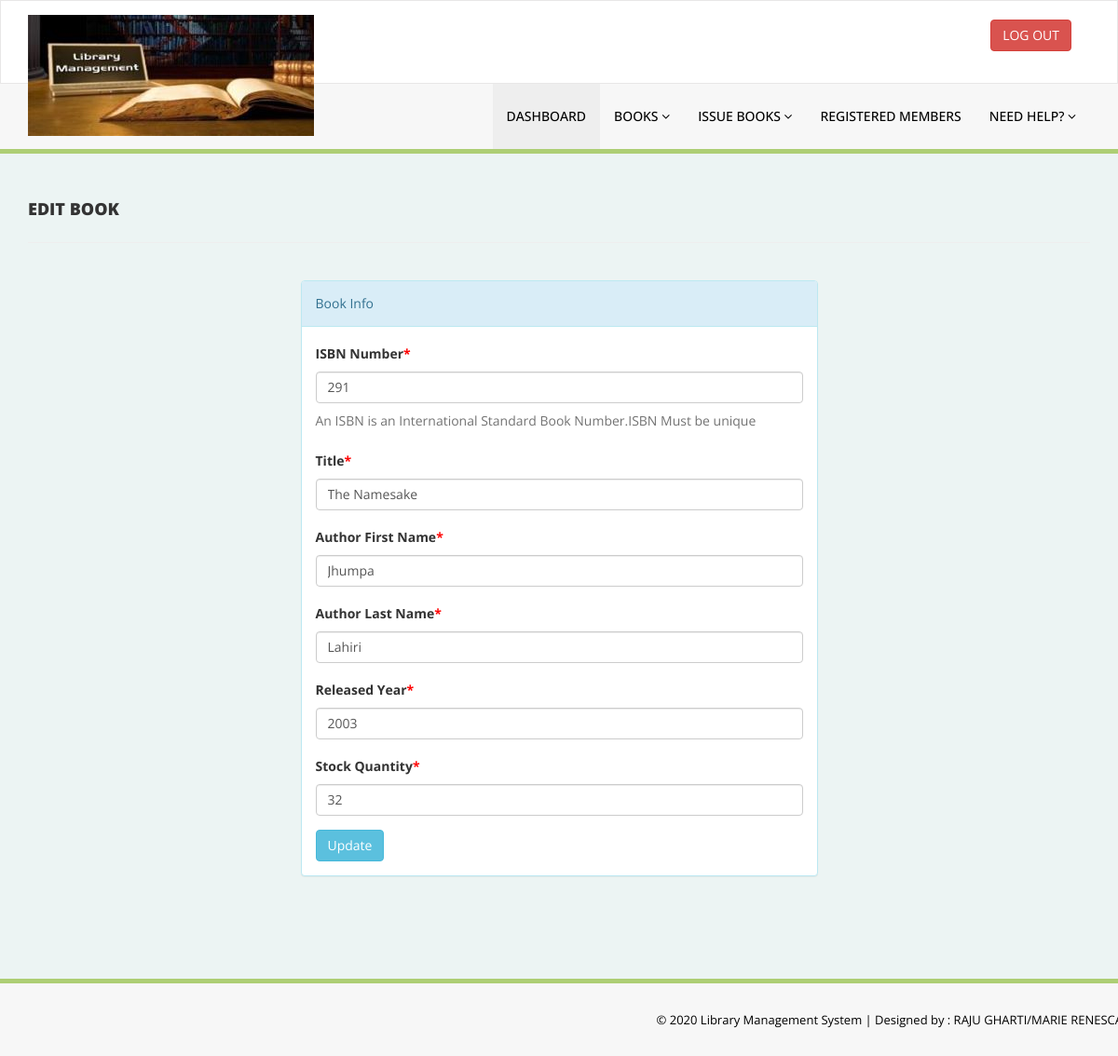
Screenshot of /Admin/edit-book.php?id=4 (signed in) with the database file from the repository.
### tables this page shows
CREATE TABLE books(
		book_id INT NOT NULL AUTO_INCREMENT,
        isbn INT,
		title VARCHAR(100),
		author_fname VARCHAR(100),
		author_lname VARCHAR(100),
		released_year INT,
		stock_quantity INT,
		PRIMARY KEY(book_id)
	);

### Admin/edit-book.php (the view, shortened to what this page needs)
<?php
$conn = connectDB();
$id = $_GET['id'];
if (strlen($_SESSION['alogin']) == 0) {
    header('location:index.php');
    } else {
?>
        <!DOCTYPE html>
        <html lang="en">
        <head>
            <link href="assets/css/bootstrap.css" rel="stylesheet" />
            <link href="assets/css/font-awesome.css" rel="stylesheet" />
            <link href="assets/css/style.css" rel="stylesheet" />
        </head>
        <body>
            <?php include('includes/header.php'); ?>
            <div class="content-wrapper">
                <div class="container">
                    <div class="row pad-botm">
                        <div class="col-md-12">
                            <h4 class="header-line">Edit Book</h4>
                        </div>
                    </div>
                    <div class="row">
                        <div class="col-md-6 col-sm-6 col-xs-12 col-md-offset-3">
                            <div class=" panel panel-info">
                                <div class="panel-heading">
                                    Book Info
                                </div>
                                <div class="panel-body">
                                    <?php
                                    $sql = "SELECT *FROM books WHERE book_id = '$id' ";
                                    $result = mysqli_query($conn, $sql);
                                    if (mysqli_num_rows($result) > 0) {
                                        while ($row = mysqli_fetch_assoc($result)) {
                                    ?>
                                            <form action="edit-book.php?id=<?php echo $id ?>" role="form" method="post">
                                                <div class="form-group">
                                                    <label>ISBN Number<span style="color:red;">*</span></label>
                                                    <input class="form-control" type="text" name="isbn" value="<?php echo htmlentities($row['isbn']); ?>" required>
                                                    <p class="help-block">An ISBN is an International Standard Book Number.ISBN Must be unique</p>
                                                </div>
                                                <div class="form-group">
                                                    <label>Title<span style="color:red;">*</span></label>
                                                    <input type="text" class="form-control" name="title" value="<?php echo htmlentities($row['title']); ?>" required>
                                                </div>
                                                <div class="form-group">
                                                    <label>Author First Name<span style="color:red;">*</span></label>
                                                    <input class="form-control" type="text" name="author_fname" value="<?php echo htmlentities($row['author_fname']); ?>" required >
                                                </div>
                                                <div class="form-group">
                                                    <label>Author Last Name<span style="color:red;">*</span></label>
                                                    <input class="form-control" type="text" name="author_lname" value="<?php echo htmlentities($row['author_lname']); ?>" required >
                                                </div>
                                                <div class="form-group">
                                                <label>Released Year<span style="color:red;">*</span></label>
                                                    <input class="form-control" type="text" name="released_year" value="<?php echo htmlentities($row['released_year']); ?>" required >
                                                </div>
                                                <div class="form-group">
                                                <label>Stock Quantity<span style="color:red;">*</span></label>
                                                    <input class="form-control" type="text" name="stock_quantity" value="<?php echo htmlentities($row['stock_quantity']); ?>" required >
                                                </div>
                                                <button type="submit" name="update" class="btn btn-info"> Update </button>
                                                </form>
                                        <?php }
                                    } ?>
                                </div>
                            </div>
                        </div>
                    </div>
                </div>
            </div>
        <?php include('includes/footer.php'); ?>
        </body>
        </html>
    <?php } ?>

### Admin/assets/css/style.css (style rules this page uses)
.content-wrapper { margin-top: 40px; min-height:800px; padding-bottom:90px; }
.header-line { font-weight:900; padding-bottom:25px; border-bottom:1px solid #eeeeee; text-transform:uppercase; }
.pad-botm { padding-bottom:30px; }

### rows the page displays
books: isbn "291", title "The Namesake", author_fname "Jhumpa", author_lname "Lahiri", released_year "2003", stock_quantity "32"
